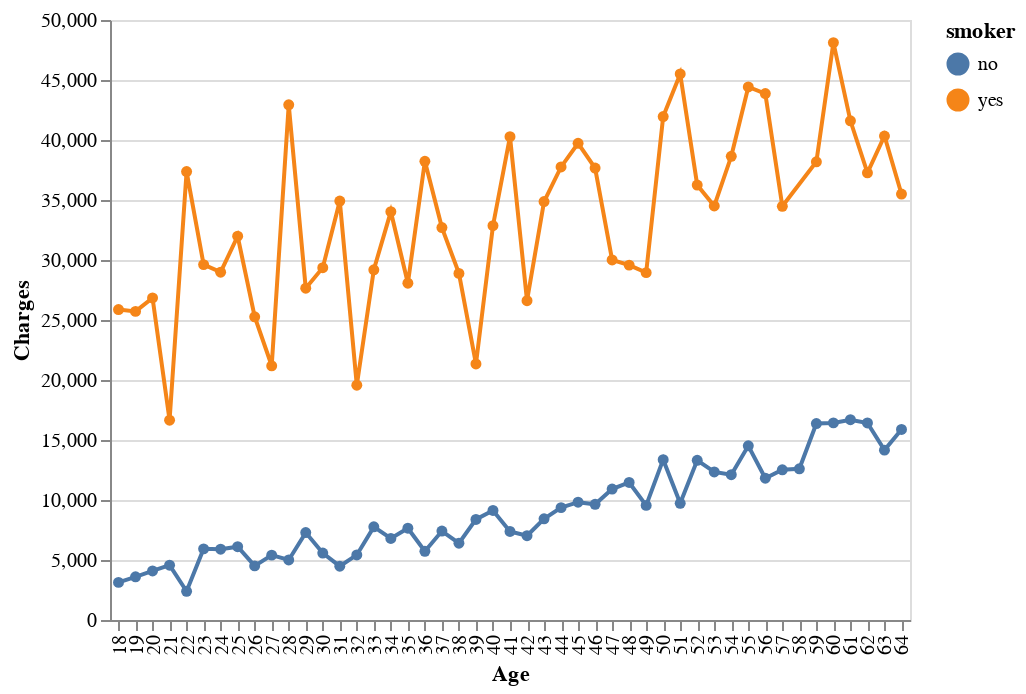

The notebook cell saved with this chart:
### Markdown cell above
**Let's see how smokers and non smokers are spending for medical treatments during their lifetime**

We expect expenditures by smokers should be higher than the non smokers.

### Code cell
alt.Chart(training_df.groupby(['age','smoker']).mean().reset_index()).mark_line(point = True).encode(
    alt.X('age:N', title = 'Age'),
    alt.Y('charges:Q', title = 'Charges'),
    alt.Color('smoker:N')
)

### Figure 1 — Vega-Lite specification as saved in the notebook (floating-point values rounded to 4 significant figures)
{"$schema": "https://vega.github.io/schema/vega-lite/v3.4.0.json", "config": {"mark": {"tooltip": null}, "view": {"height": 300, "width": 400}}, "data": {"name": "data-03b2ec987c1f3cc635cf51fa4e89ce01"}, "datasets": {"data-03b2ec987c1f3cc635cf51fa4e89ce01": [{"age": 18, "bmi": 31.72, "charges": 3134.0, "children": 0.375, "smoker": "no"}, {"age": 18, "bmi": 30.25, "charges": 25870.0, "children": 0.8333, "smoker": "yes"}, {"age": 19, "bmi": 26.32, "charges": 3596.0, "children": 0.5385, "smoker": "no"}, {"age": 19, "bmi": 30.84, "charges": 25720.0, "children": 0, "smoker": "yes"}, {"age": 20, "bmi": 31.71, "charges": 4086.0, "children": 1.062, "smoker": "no"}, {"age": 20, "bmi": 29.98, "charges": 26840.0, "children": 1.2, "smoker": "yes"}, {"age": 21, "bmi": 30.93, "charges": 4571.0, "children": 0.5, "smoker": "no"}, {"age": 21, "bmi": 23.77, "charges": 16650.0, "children": 2.5, "smoker": "yes"}, {"age": 22, "bmi": 29.47, "charges": 2391.0, "children": 0.4118, "smoker": "no"}, {"age": 22, "bmi": 37.38, "charges": 37370.0, "children": 1.167, "smoker": "yes"}, {"age": 23, "bmi": 31.39, "charges": 5928.0, "children": 0.7333, "smoker": "no"}, {"age": 23, "bmi": 35.62, "charges": 29620.0, "children": 1, "smoker": "yes"}, {"age": 24, "bmi": 28.78, "charges": 5903.0, "children": 0.5882, "smoker": "no"}, {"age": 24, "bmi": 30.58, "charges": 28980.0, "children": 0, "smoker": "yes"}, {"age": 25, "bmi": 29.06, "charges": 6107.0, "children": 1.222, "smoker": "no"}, {"age": 25, "bmi": 35.15, "charges": 31980.0, "children": 1.667, "smoker": "yes"}, {"age": 26, "bmi": 27.76, "charges": 4510.0, "children": 0.9412, "smoker": "no"}, {"age": 26, "bmi": 25.05, "charges": 25270.0, "children": 2, "smoker": "yes"}, {"age": 27, "bmi": 29.28, "charges": 5404.0, "children": 0.7857, "smoker": "no"}, {"age": 27, "bmi": 26.68, "charges": 21190.0, "children": 1, "smoker": "yes"}, {"age": 28, "bmi": 28.59, "charges": 5001.0, "children": 1.222, "smoker": "no"}, {"age": 28, "bmi": 34.04, "charges": 42930.0, "children": 0.5, "smoker": "yes"}, {"age": 29, "bmi": 30.51, "charges": 7284.0, "children": 1.429, "smoker": "no"}, {"age": 29, "bmi": 31.17, "charges": 27650.0, "children": 0.5, "smoker": "yes"}, {"age": 30, "bmi": 31.26, "charges": 5581.0, "children": 1.571, "smoker": "no"}, {"age": 30, "bmi": 32.18, "charges": 29360.0, "children": 2, "smoker": "yes"}, {"age": 31, "bmi": 29.07, "charges": 4484.0, "children": 1.222, "smoker": "no"}, {"age": 31, "bmi": 32.9, "charges": 34920.0, "children": 1.8, "smoker": "yes"}, {"age": 32, "bmi": 32.39, "charges": 5422.0, "children": 0.9333, "smoker": "no"}, {"age": 32, "bmi": 27.22, "charges": 19560.0, "children": 1.667, "smoker": "yes"}, {"age": 33, "bmi": 31.5, "charges": 7763.0, "children": 2.182, "smoker": "no"}, {"age": 33, "bmi": 28.0, "charges": 29190.0, "children": 0.6, "smoker": "yes"}, {"age": 34, "bmi": 30.56, "charges": 6795.0, "children": 1.077, "smoker": "no"}, {"age": 34, "bmi": 29.56, "charges": 34030.0, "children": 1, "smoker": "yes"}, {"age": 35, "bmi": 31.47, "charges": 7650.0, "children": 1.533, "smoker": "no"}, {"age": 35, "bmi": 30.19, "charges": 28070.0, "children": 1.8, "smoker": "yes"}, {"age": 36, "bmi": 29.09, "charges": 5726.0, "children": 1.429, "smoker": "no"}, {"age": 36, "bmi": 34.81, "charges": 38230.0, "children": 0.5, "smoker": "yes"}, {"age": 37, "bmi": 30.56, "charges": 7410.0, "children": 1.818, "smoker": "no"}, {"age": 37, "bmi": 31.35, "charges": 32700.0, "children": 1.167, "smoker": "yes"}, {"age": 38, "bmi": 27.03, "charges": 6399.0, "children": 1.467, "smoker": "no"}, {"age": 38, "bmi": 28.84, "charges": 28880.0, "children": 1.5, "smoker": "yes"}, {"age": 39, "bmi": 31.83, "charges": 8381.0, "children": 2.25, "smoker": "no"}, {"age": 39, "bmi": 27.38, "charges": 21340.0, "children": 1.25, "smoker": "yes"}, {"age": 40, "bmi": 31.04, "charges": 9127.0, "children": 2, "smoker": "no"}, {"age": 40, "bmi": 29.26, "charges": 32860.0, "children": 1.667, "smoker": "yes"}, {"age": 41, "bmi": 31.79, "charges": 7378.0, "children": 1.353, "smoker": "no"}, {"age": 41, "bmi": 35.75, "charges": 40270.0, "children": 1, "smoker": "yes"}, {"age": 42, "bmi": 32.46, "charges": 7027.0, "children": 1.067, "smoker": "no"}, {"age": 42, "bmi": 28.88, "charges": 26610.0, "children": 0.8333, "smoker": "yes"}, {"age": 43, "bmi": 29.42, "charges": 8433.0, "children": 1.889, "smoker": "no"}, {"age": 43, "bmi": 31.91, "charges": 34870.0, "children": 1.444, "smoker": "yes"}, {"age": 44, "bmi": 29.12, "charges": 9364.0, "children": 1.333, "smoker": "no"}, {"age": 44, "bmi": 32.15, "charges": 37750.0, "children": 0.5, "smoker": "yes"}, {"age": 45, "bmi": 30.38, "charges": 9819.0, "children": 1.526, "smoker": "no"}, {"age": 45, "bmi": 30.5, "charges": 39730.0, "children": 1, "smoker": "yes"}, {"age": 46, "bmi": 31.27, "charges": 9642.0, "children": 1.357, "smoker": "no"}, {"age": 46, "bmi": 33.01, "charges": 37670.0, "children": 1.75, "smoker": "yes"}, {"age": 47, "bmi": 30.67, "charges": 10910.0, "children": 1.357, "smoker": "no"}, {"age": 47, "bmi": 30.44, "charges": 30010.0, "children": 1.333, "smoker": "yes"}, {"age": 48, "bmi": 31.77, "charges": 11460.0, "children": 1.333, "smoker": "no"}, {"age": 48, "bmi": 28.99, "charges": 29570.0, "children": 1.333, "smoker": "yes"}, {"age": 49, "bmi": 30.58, "charges": 9552.0, "children": 1.5, "smoker": "no"}, {"age": 49, "bmi": 27.45, "charges": 28950.0, "children": 1.333, "smoker": "yes"}, {"age": 50, "bmi": 29.42, "charges": 13360.0, "children": 1.083, "smoker": "no"}, {"age": 50, "bmi": 32.77, "charges": 41960.0, "children": 1, "smoker": "yes"}, {"age": 51, "bmi": 32.63, "charges": 9721.0, "children": 0.8333, "smoker": "no"}, {"age": 51, "bmi": 38.64, "charges": 45500.0, "children": 1.333, "smoker": "yes"}, {"age": 52, "bmi": 32.8, "charges": 13310.0, "children": 1.167, "smoker": "no"}, {"age": 52, "bmi": 30.65, "charges": 36240.0, "children": 2, "smoker": "yes"}, {"age": 53, "bmi": 31.3, "charges": 12340.0, "children": 1.133, "smoker": "no"}, {"age": 53, "bmi": 29.11, "charges": 34510.0, "children": 1.75, "smoker": "yes"}, {"age": 54, "bmi": 29.92, "charges": 12100.0, "children": 1.267, "smoker": "no"}, {"age": 54, "bmi": 32.16, "charges": 38640.0, "children": 2.333, "smoker": "yes"}, {"age": 55, "bmi": 31.42, "charges": 14510.0, "children": 1.118, "smoker": "no"}, {"age": 55, "bmi": 35.2, "charges": 44420.0, "children": 0, "smoker": "yes"}, {"age": 56, "bmi": 30.45, "charges": 11810.0, "children": 1.067, "smoker": "no"}, {"age": 56, "bmi": 32.71, "charges": 43870.0, "children": 1, "smoker": "yes"}, {"age": 57, "bmi": 29.11, "charges": 12520.0, "children": 0.6, "smoker": "no"}, {"age": 57, "bmi": 33.64, "charges": 34480.0, "children": 0.3333, "smoker": "yes"}, {"age": 58, "bmi": 32.64, "charges": 12600.0, "children": 0.1579, "smoker": "no"}, {"age": 59, "bmi": 30.65, "charges": 16370.0, "children": 1.467, "smoker": "no"}, {"age": 59, "bmi": 32.85, "charges": 38180.0, "children": 1.25, "smoker": "yes"}, {"age": 60, "bmi": 28.25, "charges": 16430.0, "children": 0.4, "smoker": "no"}, {"age": 60, "bmi": 35.48, "charges": 48120.0, "children": 0.6, "smoker": "yes"}, {"age": 61, "bmi": 32.35, "charges": 16690.0, "children": 0.8182, "smoker": "no"}, {"age": 61, "bmi": 33.66, "charges": 41600.0, "children": 1, "smoker": "yes"}, {"age": 62, "bmi": 32.54, "charges": 16420.0, "children": 0.5833, "smoker": "no"}, {"age": 62, "bmi": 28.58, "charges": 37260.0, "children": 1.5, "smoker": "yes"}, {"age": 63, "bmi": 32.0, "charges": 14160.0, "children": 0.4167, "smoker": "no"}, {"age": 63, "bmi": 31.94, "charges": 40330.0, "children": 0.4, "smoker": "yes"}, {"age": 64, "bmi": 34.88, "charges": 15880.0, "children": 0.5833, "smoker": "no"}, {"age": 64, "bmi": 27.76, "charges": 35500.0, "children": 0.4, "smoker": "yes"}]}, "encoding": {"color": {"field": "smoker", "type": "nominal"}, "x": {"field": "age", "title": "Age", "type": "nominal"}, "y": {"field": "charges", "title": "Charges", "type": "quantitative"}}, "mark": {"point": true, "type": "line"}}
